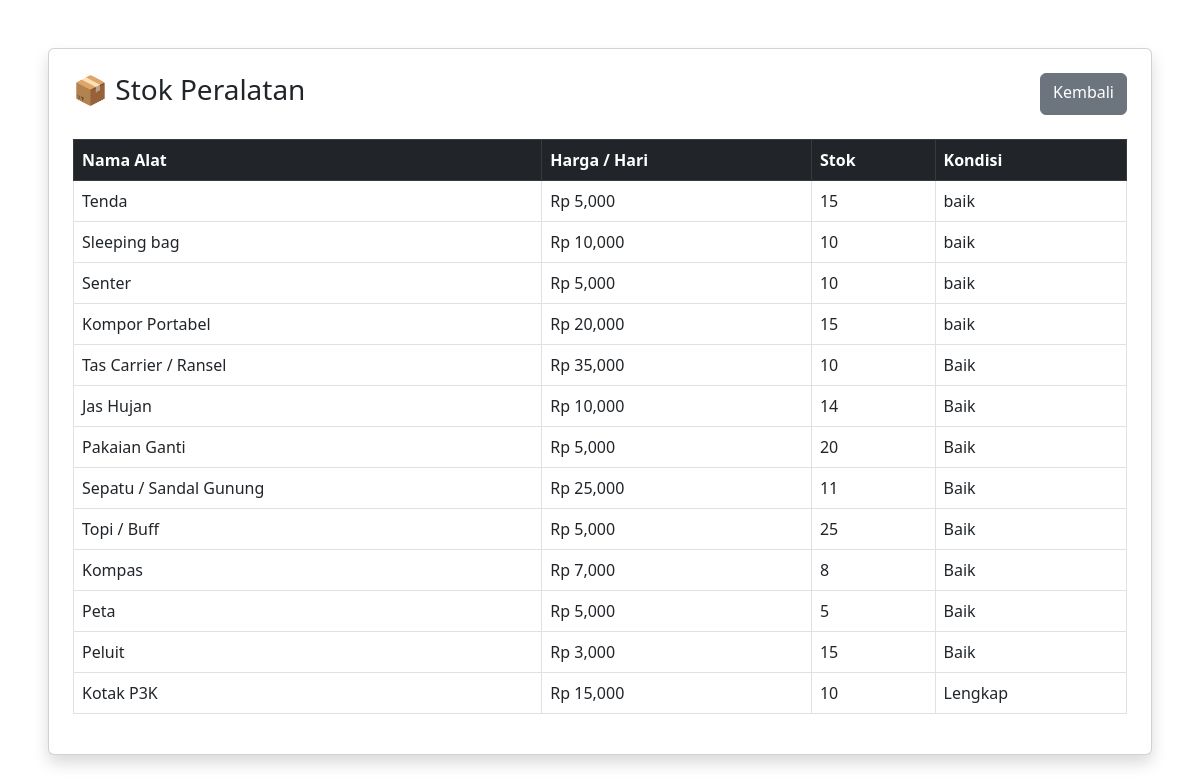
The app's page /peminjaman_alat_camping_rika/kelola_alat.php (signed in) with its own data.
### tables this page shows
CREATE TABLE `tabel_alat` (
  `id_alat` int NOT NULL,
  `nama_alat` varchar(100) NOT NULL,
  `kategori` varchar(50) NOT NULL,
  `harga_sewa_perhari` decimal(12,2) NOT NULL,
  `stok` int NOT NULL,
  `kondisi` varchar(50) NOT NULL
);

### peminjaman_alat_camping_rika/kelola_alat.php (the view, shortened to what this page needs)
<?php
include 'koneksi.php';
?>
<!DOCTYPE html>
<html>
<head>
    <link href="https://cdn.jsdelivr.net/npm/bootstrap@5.3.0/dist/css/bootstrap.min.css" rel="stylesheet">
</head>
<body class="p-5">
    <div class="container card shadow p-4">
        <div class="d-flex justify-content-between mb-4">
            <h3>📦 Stok Peralatan</h3>
            <a href="dashboard_admin.php" class="btn btn-secondary">Kembali</a>
        </div>
        <table class="table table-bordered">
            <thead class="table-dark">
                <tr>
                    <th>Nama Alat</th>
                    <th>Harga / Hari</th>
                    <th>Stok</th>
                    <th>Kondisi</th>
                </tr>
            </thead>
            <tbody>
                <?php
                $q = mysqli_query($conn, "SELECT * FROM tabel_alat");
                while($row = mysqli_fetch_array($q)) {
                ?>
                <tr>
                    <td><?= $row['nama_alat']; ?></td>
                    <td>Rp <?= number_format($row['harga_sewa_perhari']); ?></td>
                    <td><?= $row['stok']; ?></td>
                    <td><?= $row['kondisi']; ?></td>
                </tr>
                <?php } ?>
            </tbody>
        </table>
    </div>
</body>
</html>

### records on screen
tabel_alat: nama_alat "Tenda", harga_sewa_perhari "5,000", stok "15", kondisi "baik"
tabel_alat: nama_alat "Sleeping bag", harga_sewa_perhari "10,000", stok "10", kondisi "baik"
tabel_alat: nama_alat "Senter", harga_sewa_perhari "5,000", stok "10", kondisi "baik"
tabel_alat: nama_alat "Kompor Portabel", harga_sewa_perhari "20,000", stok "15", kondisi "baik"
tabel_alat: nama_alat "Tas Carrier / Ransel", harga_sewa_perhari "35,000", stok "10", kondisi "Baik"
tabel_alat: nama_alat "Jas Hujan", harga_sewa_perhari "10,000", stok "14", kondisi "Baik"
tabel_alat: nama_alat "Pakaian Ganti", harga_sewa_perhari "5,000", stok "20", kondisi "Baik"
tabel_alat: nama_alat "Sepatu / Sandal Gunung", harga_sewa_perhari "25,000", stok "11", kondisi "Baik"
tabel_alat: nama_alat "Topi / Buff", harga_sewa_perhari "5,000", stok "25", kondisi "Baik"
tabel_alat: nama_alat "Kompas", harga_sewa_perhari "7,000", stok "8", kondisi "Baik"
tabel_alat: nama_alat "Peta", harga_sewa_perhari "5,000", stok "5", kondisi "Baik"
tabel_alat: nama_alat "Peluit", harga_sewa_perhari "3,000", stok "15", kondisi "Baik"
tabel_alat: nama_alat "Kotak P3K", harga_sewa_perhari "15,000", stok "10", kondisi "Lengkap"
